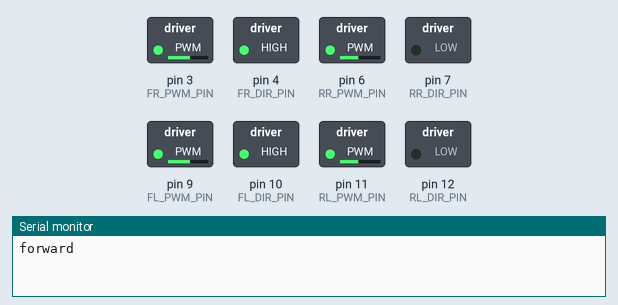
This sketch was run on a simulated Arduino Uno, built with avr-gcc and run on an emulated ATmega328P. Shown: switched loads named in the sketch (green lamp = pin HIGH), the last lines printed to the serial monitor.

Above: at 0.05 s.
At 4.55 s:
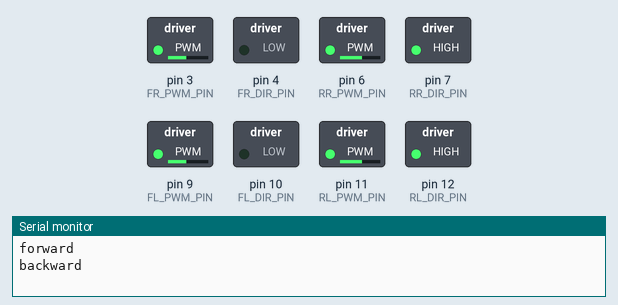
At 6.8 s:
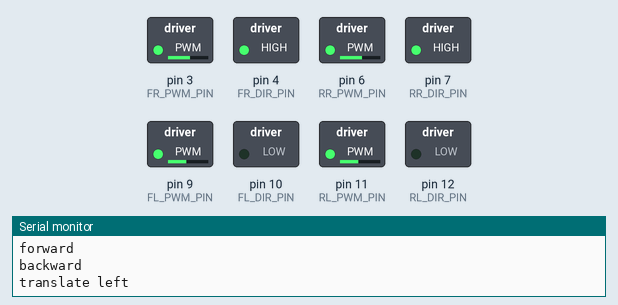
At 9.05 s:
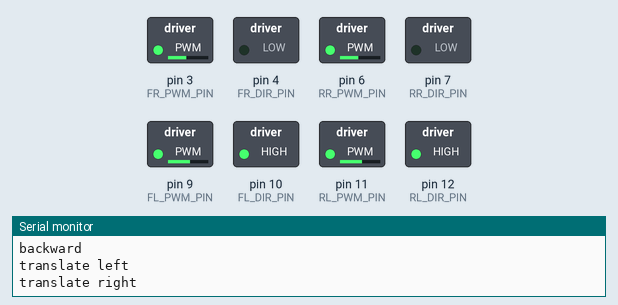
At 13.5 s:
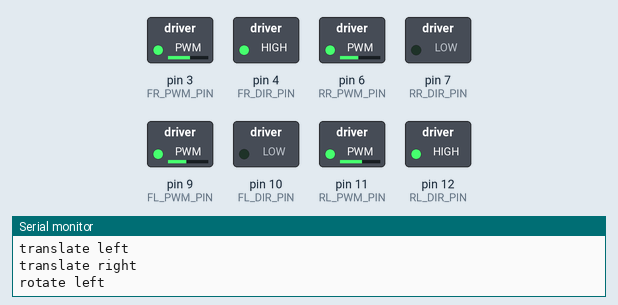
At 17.95 s:
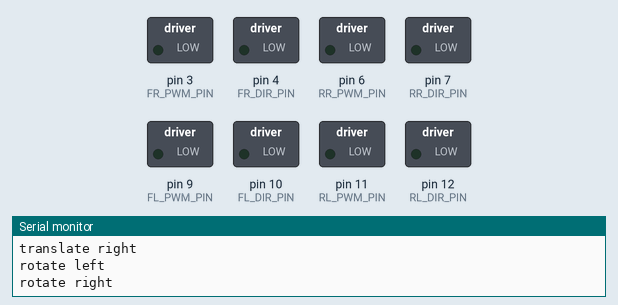
Timing chart, 0 to 20.7 s (numbered marks = the images above):
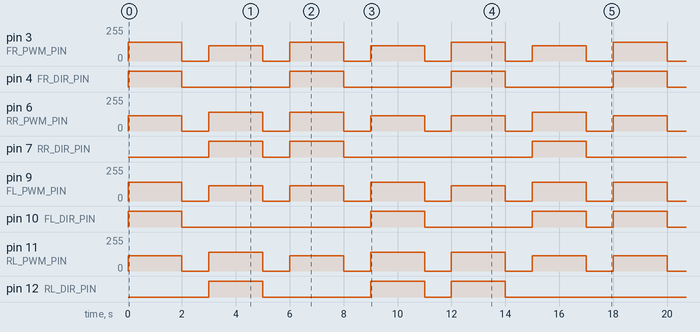

Measured:
- by itself, pin 3 (FR_PWM_PIN): repeats every 6.0 s: 0/255 1.0 s, 115/255 2.0 s, 0/255 1.0 s, 140/255 2.0 s
- by itself, pin 4 (FR_DIR_PIN): alternates HIGH for 2.0 s and LOW for 4.0 s
- by itself, pin 7 (RR_DIR_PIN): LOW → HIGH at 3.0 s, → LOW 2.0 s later, → HIGH 1.0 s later, → LOW 2.0 s later, … (13 changes in this stretch)
- by itself, pin 10 (FL_DIR_PIN): repeats every 18.0 s: LOW 7.0 s, HIGH 2.0 s, LOW 4.0 s, HIGH 2.0 s, LOW 1.0 s, HIGH 2.0 s
- by itself, pin 12 (RL_DIR_PIN): LOW → HIGH at 3.0 s, → LOW 2.0 s later, → HIGH 4.0 s later, → LOW 2.0 s later, … (13 changes in this stretch)
- by itself, pin 6 (RR_PWM_PIN): repeats every 18.0 s: 2 × (0/255 1.0 s, 140/255 2.0 s), 2 × (0/255 1.0 s, 115/255 2.0 s), 0/255 1.0 s, 140/255 2.0 s, 0/255 1.0 s, 115/255 2.0 s
- by itself, pin 9 (FL_PWM_PIN): repeats every 18.0 s: 2 × (0/255 1.0 s, 115/255 2.0 s), 0/255 1.0 s, 140/255 2.0 s, 0/255 1.0 s, 115/255 2.0 s, 2 × (0/255 1.0 s, 140/255 2.0 s)

The sketch:

MotorTest.ino
```cpp
#include <Arduino.h>
#include <math.h>

namespace Config {
  constexpr uint8_t FL_PWM_PIN = 9;
  constexpr uint8_t FL_DIR_PIN = 10;

  constexpr uint8_t RL_PWM_PIN = 11;
  constexpr uint8_t RL_DIR_PIN = 12;

  constexpr uint8_t FR_PWM_PIN = 3;
  constexpr uint8_t FR_DIR_PIN = 4;

  constexpr uint8_t RR_PWM_PIN = 6;
  constexpr uint8_t RR_DIR_PIN = 7;

  constexpr int8_t FL_SIGN = -1;
  constexpr int8_t FR_SIGN = -1;
  constexpr int8_t RL_SIGN = +1;
  constexpr int8_t RR_SIGN = +1;

  constexpr int TEST_POWER = 45;
  constexpr unsigned long TEST_TIME_MS = 2000;
  constexpr unsigned long STOP_TIME_MS = 1000;
}

struct DriveVector {
  int x;
  int y;
  int r;
};

static int percentToPwm(int percent) {
  percent = abs(percent);
  if (percent > 100) percent = 100;
  return (int)lroundf((percent * 255.0f) / 100.0f);
}

static void setMotor(uint8_t pwmPin, uint8_t dirPin, int commandPercent) {
  if (commandPercent == 0) {
    digitalWrite(dirPin, LOW);
    analogWrite(pwmPin, 0);
    return;
  }

  int pwmValue = percentToPwm(commandPercent);

  if (commandPercent > 0) {
    digitalWrite(dirPin, LOW);
    analogWrite(pwmPin, pwmValue);
  } else {
    digitalWrite(dirPin, HIGH);
    analogWrite(pwmPin, 255 - pwmValue);
  }
}

static void stopAllMotors() {
  setMotor(Config::FL_PWM_PIN, Config::FL_DIR_PIN, 0);
  setMotor(Config::FR_PWM_PIN, Config::FR_DIR_PIN, 0);
  setMotor(Config::RL_PWM_PIN, Config::RL_DIR_PIN, 0);
  setMotor(Config::RR_PWM_PIN, Config::RR_DIR_PIN, 0);
}

static void driveMecanum(const DriveVector &drive) {
  float fl = drive.y + drive.x + drive.r;
  float fr = drive.y - drive.x - drive.r;
  float rl = drive.y - drive.x + drive.r;
  float rr = drive.y + drive.x - drive.r;

  float maxMagnitude = max(max(fabsf(fl), fabsf(fr)), max(fabsf(rl), fabsf(rr)));

  if (maxMagnitude > 100.0f) {
    float scale = 100.0f / maxMagnitude;
    fl *= scale;
    fr *= scale;
    rl *= scale;
    rr *= scale;
  }

  setMotor(Config::FL_PWM_PIN, Config::FL_DIR_PIN, (int)lroundf(fl) * Config::FL_SIGN);
  setMotor(Config::FR_PWM_PIN, Config::FR_DIR_PIN, (int)lroundf(fr) * Config::FR_SIGN);
  setMotor(Config::RL_PWM_PIN, Config::RL_DIR_PIN, (int)lroundf(rl) * Config::RL_SIGN);
  setMotor(Config::RR_PWM_PIN, Config::RR_DIR_PIN, (int)lroundf(rr) * Config::RR_SIGN);
}

static void runTest(const char *name, DriveVector drive) {
  Serial.println(name);
  driveMecanum(drive);
  delay(Config::TEST_TIME_MS);

  stopAllMotors();
  delay(Config::STOP_TIME_MS);
}

void setup() {
  Serial.begin(19200);

  pinMode(Config::FL_PWM_PIN, OUTPUT);
  pinMode(Config::FL_DIR_PIN, OUTPUT);
  pinMode(Config::FR_PWM_PIN, OUTPUT);
  pinMode(Config::FR_DIR_PIN, OUTPUT);
  pinMode(Config::RL_PWM_PIN, OUTPUT);
  pinMode(Config::RL_DIR_PIN, OUTPUT);
  pinMode(Config::RR_PWM_PIN, OUTPUT);
  pinMode(Config::RR_DIR_PIN, OUTPUT);

  stopAllMotors();
}

void loop() {
  const int p = Config::TEST_POWER;

  runTest("forward",        { 0,  p,  0 });
  runTest("backward",       { 0, -p,  0 });
  runTest("translate left", { -p, 0,  0 });
  runTest("translate right",{  p, 0,  0 });
  runTest("rotate left",    { 0,  0, -p });
  runTest("rotate right",   { 0,  0,  p });
}
```
